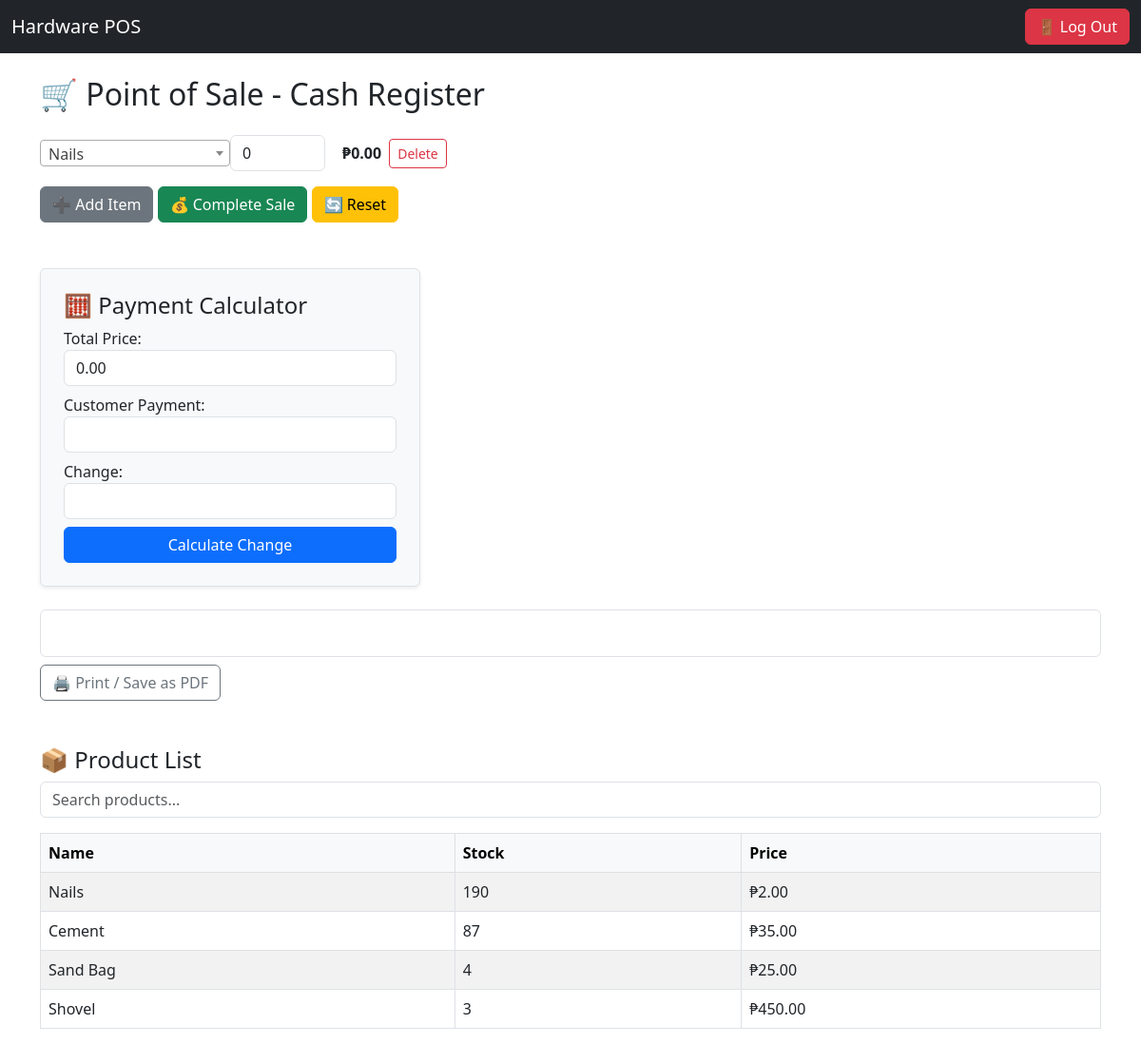
The app's page /pos/ (signed in), older data.
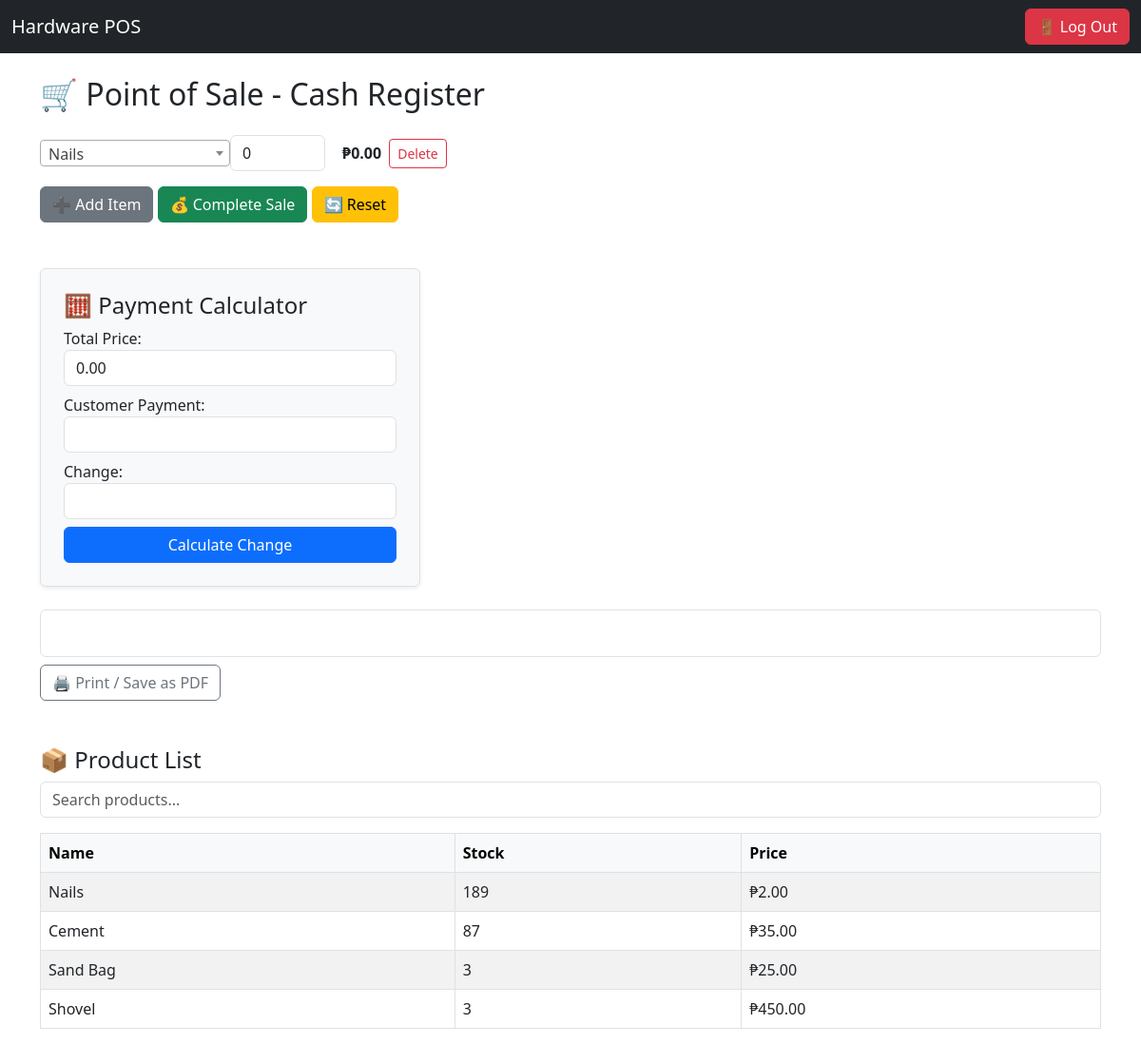
The same page, newer data.
### core/models.py (models this page shows, shortened)
class Product(models.Model):
    name = models.CharField(max_length=100)
    description = models.TextField(blank=True)
    stock = models.PositiveIntegerField(default=0)
    price = models.DecimalField(max_digits=10, decimal_places=2)
    low_stock_threshold = models.PositiveIntegerField(default=5)
    low_stock_threshold = models.IntegerField(default=5
                                              )

### core/views.py (the view, shortened to what this page needs)
# urls.py: path('pos/', views.pos_view, name='pos_view'),
@user_passes_test(is_cashier)
@login_required
def pos_view(request):
    formset = POSFormSet(request.POST or None)
    return render(request, 'core/pos.html', {
        'formset': formset,
        'products': Product.objects.all(),
        'empty_form': formset.empty_form,
    })

### core/forms.py
class POSItemForm(forms.Form):
    product = forms.ModelChoiceField(
        queryset=Product.objects.all(),
        widget=forms.Select(attrs={'class': 'product-select'})
    )
    quantity = forms.IntegerField(
        min_value=1,
        widget=forms.NumberInput(attrs={'class': 'qty-input'})
    )

### core/views.py (called while the page is built)
def is_cashier(user):
    return user.groups.filter(name='Cashier').exists() or user.is_superuser

### core/templates/core/pos.html (shortened to what this page needs)
<!DOCTYPE html>
<html>
<head>
    <link href="https://cdn.jsdelivr.net/npm/bootstrap@5.3.0/dist/css/bootstrap.min.css" rel="stylesheet">
    <link href="https://cdn.jsdelivr.net/npm/select2@4.1.0-rc.0/dist/css/select2.min.css" rel="stylesheet" />
</head>
<body>
<nav class="navbar navbar-expand-lg navbar-dark bg-dark mb-4">
    <div class="container-fluid">
        <span class="navbar-brand">Hardware POS</span>
        <div class="d-flex">
            <form method="POST" action="{% url 'logout' %}">
                <button type="submit" class="btn btn-danger">🚪 Log Out</button>
            </form>
        </div>
    </div>
</nav>
<div class="container">
    <h2 class="mb-4">🛒 Point of Sale - Cash Register</h2>
    <form action="{% url 'pos_view' %}" method="post">
        <div id="form-list">
            {% for form in formset %}
            <div class="form-row d-flex align-items-center">
                <input type="number" name="form-{{ forloop.counter0 }}-quantity" class="form-control qty-input me-2" min="1" value="0" style="width:100px;">
                <span class="item-total me-2">₱0.00</span>
                <button type="button" class="btn btn-outline-danger btn-sm" onclick="removeForm(this)">Delete</button>
            </div>
            {% endfor %}
        </div>
        <div class="mt-3">
            <button type="button" class="btn btn-secondary" onclick="addForm()">➕ Add Item</button>
            <button type="submit" class="btn btn-success">💰 Complete Sale</button>
            <button type="button" class="btn btn-warning" onclick="resetForm()">🔄 Reset</button>
        </div>
    </form>
    <div class="mt-5 p-4 border rounded shadow-sm bg-light" style="max-width: 400px;">
        <h4>🧮 Payment Calculator</h4>
        <label>Total Price:</label>
        <input type="text" id="total_price" readonly class="form-control mb-2">
        <label>Customer Payment:</label>
        <input type="number" id="customer_payment" class="form-control mb-2">
        <label>Change:</label>
        <input type="text" id="change_output" readonly class="form-control mb-2">
        <button type="button" onclick="calculateChange()" class="btn btn-primary w-100">Calculate Change</button>
    </div>
    <div id="receipt" class="mt-4 p-4 border rounded bg-white"></div>
    <button onclick="printReceipt()" class="btn btn-outline-secondary mt-2">🖨️ Print / Save as PDF</button>
    <div class="mt-5">
        <h4>📦 Product List</h4>
        <input type="text" id="productSearch" class="form-control mb-3" placeholder="Search products...">
        <table class="table table-bordered table-striped">
            <thead class="table-light">
                <tr><th>Name</th><th>Stock</th><th>Price</th></tr>
            </thead>
            <tbody id="productTable">
                {% for product in products %}
                <tr>
                    <td>{{ product.name }}</td>
                    <td>{{ product.stock }}</td>
                    <td>₱{{ product.price }}</td>
                </tr>
                {% endfor %}
            </tbody>
        </table>
    </div>
</div>
</body>
</html>

Row changes from the older to the newer data that the page shows:
changed Product "Nails": stock "190" → "189"
changed Product "Sand Bag": stock "4" → "3"
